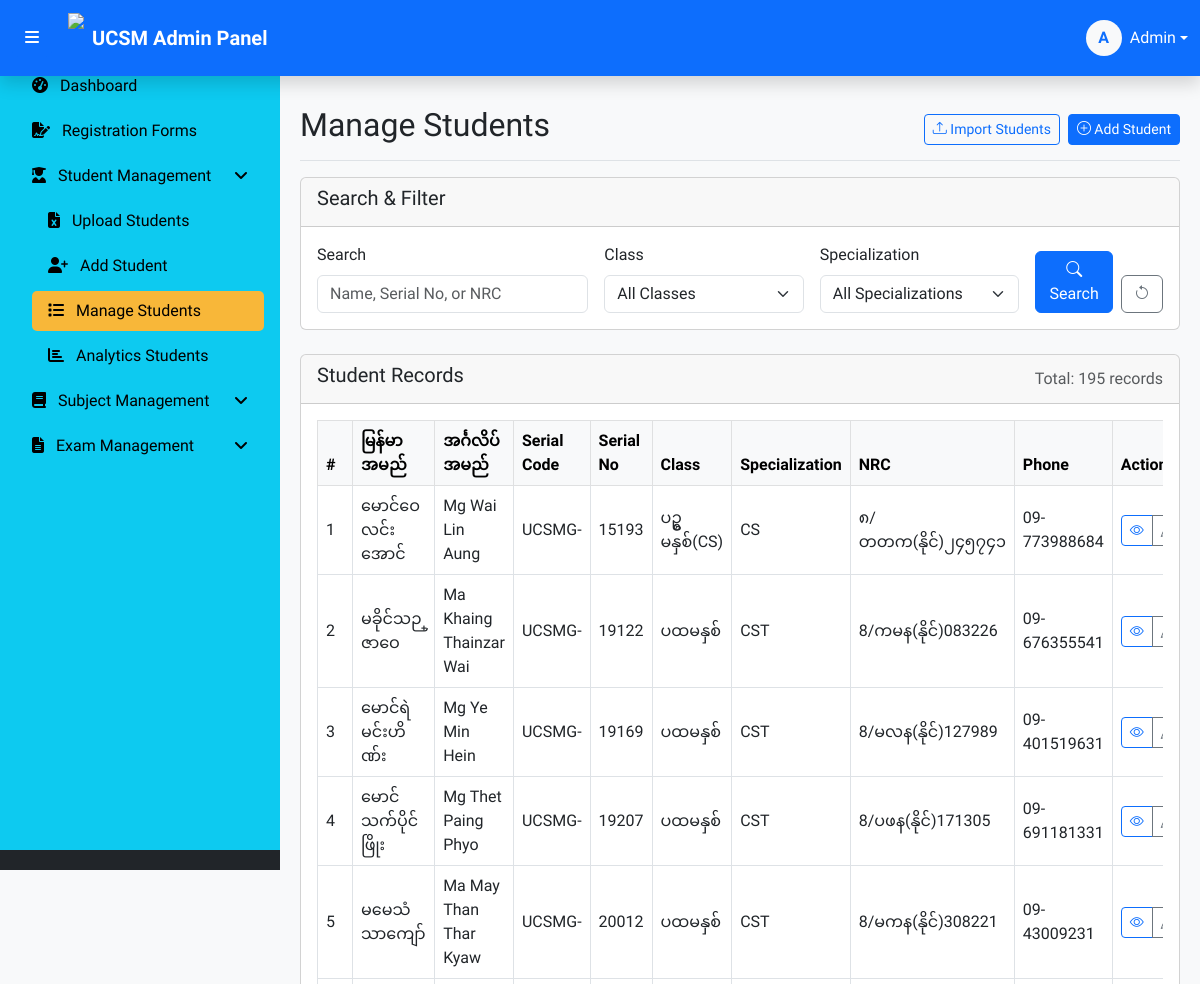
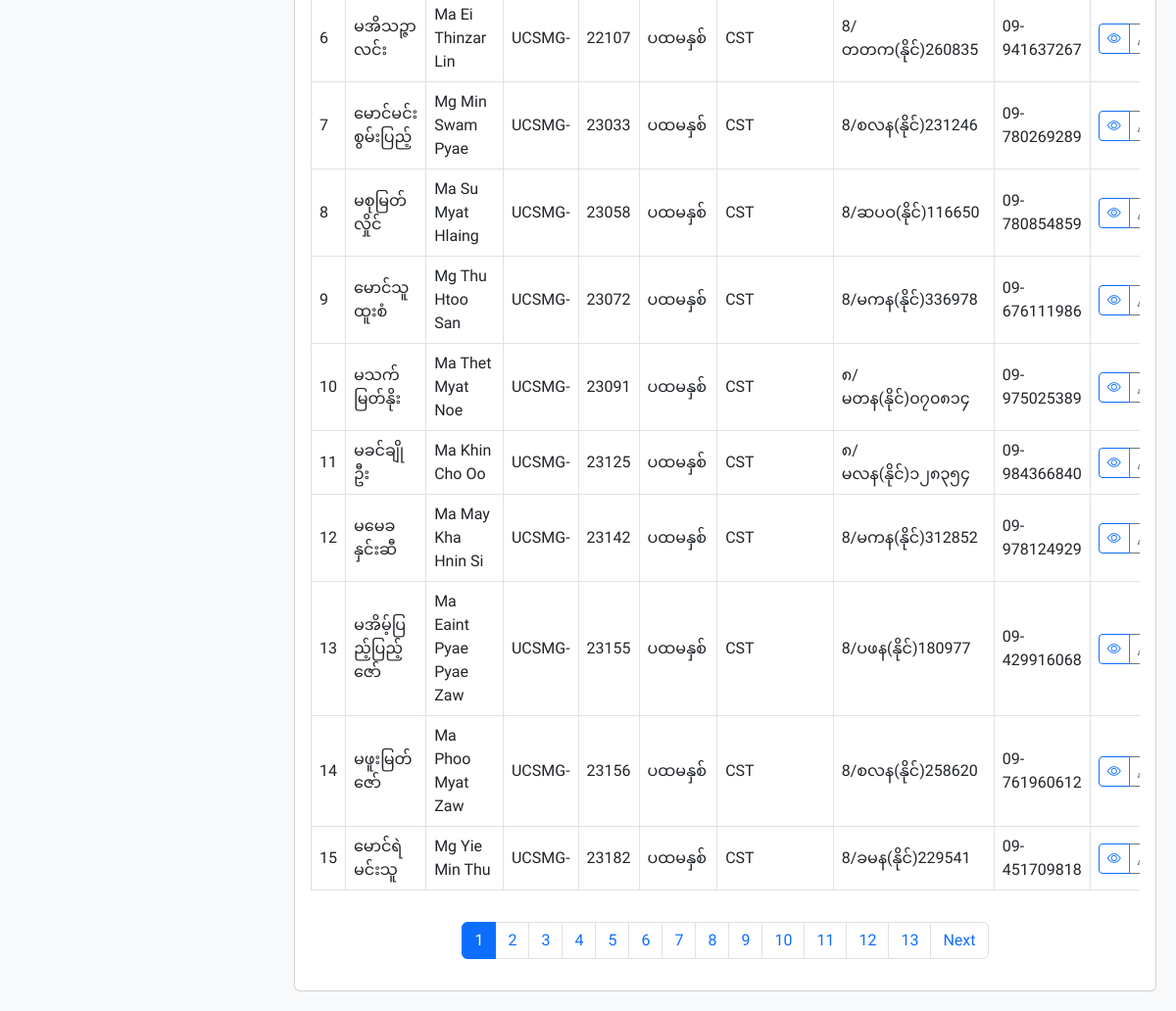
The app's page /manage_students.php (signed in) with its own data (2 pictures, top to bottom).
### tables this page shows
CREATE TABLE `students` (
  `serial_no` int(5) NOT NULL COMMENT 'ခုံအမှတ်',
  `academic_year_start` year(4) NOT NULL,
  `academic_year_end` year(4) DEFAULT NULL,
  `user_id` int(11) DEFAULT NULL,
  `image_path` mediumblob NOT NULL,
  `class` varchar(50) DEFAULT NULL COMMENT 'အတန်း',
  `specialization` varchar(100) DEFAULT NULL COMMENT 'အထူးပြုဘာသာ',
  `serial_code` varchar(6) DEFAULT NULL COMMENT 'အစဉ်လိုက်ကုဒ်',
  `entry_year` varchar(4) DEFAULT NULL COMMENT 'တက္ကသိုလ်ဝင်ရောက်သည့်နှစ်',
  `student_name_mm` varchar(100) DEFAULT NULL COMMENT 'မြန်မာအမည်',
  `student_name_en` varchar(100) DEFAULT NULL COMMENT 'အင်္ဂလိပ်အမည်',
  `gender` varchar(6) DEFAULT NULL COMMENT 'ကျား/မ',
  `dob` date DEFAULT NULL COMMENT 'မွေးသက္ကရာဇ်',
  `birth_place` varchar(255) DEFAULT NULL,
  `entrance_exam_seat_number` varchar(20) DEFAULT NULL COMMENT 'တက္ကသိုလ်ဝင်တန်းအောင်မြင်သည့်ခုံအမှတ်',
  `entrance_exam_year` int(11) DEFAULT NULL COMMENT 'တက္ကသိုလ်ဝင်တန်းအောင်မြင်သည့်ခုနှစ်',
  `entrance_exam_center` varchar(255) DEFAULT NULL COMMENT 'စာစစ်ဌာန',
  `nrc` varchar(20) DEFAULT NULL COMMENT 'နိုင်ငံသားစိစစ်ရေး ကတ်ပြားအမှတ်',
  `citizen_status` varchar(20) DEFAULT NULL COMMENT 'နိုင်ငံသားအဆင့်အတန်း',
  `nationality` varchar(50) DEFAULT NULL COMMENT 'လူမျိုး',
  `religion` varchar(50) DEFAULT NULL COMMENT 'ဘာသာ',
  `address_house_no` varchar(20) DEFAULT NULL COMMENT 'အိမ်အမှတ်',
  `address_street` varchar(50) DEFAULT NULL COMMENT 'လမ်းအမှတ်',
  `address_quarter` varchar(50) DEFAULT NULL COMMENT 'ရပ်ကွက်',
  `address_village` varchar(50) DEFAULT NULL COMMENT 'ကျေးရွာ',
  `address_township` varchar(50) DEFAULT NULL COMMENT 'မြို့နယ်',
  `address_district` varchar(50) DEFAULT NULL COMMENT 'ခရိုင်',
  `address_region` varchar(50) DEFAULT NULL COMMENT 'တိုင်းဒေသကြီး/ပြည်နယ်',
  `address_state` varchar(255) DEFAULT NULL,
  `father_name_mm` varchar(100) DEFAULT NULL COMMENT 'အဖအမည် (မြန်မာ)',
  `father_name_en` varchar(100) DEFAULT NULL COMMENT 'အဖအမည် (အင်္ဂလိပ်)',
  `father_nationality` varchar(50) DEFAULT NULL COMMENT 'ဖခင်၏လူမျိုး',
  `father_religion` varchar(50) DEFAULT NULL COMMENT 'ဖခင်၏ဘာသာ',
  `father_nrc` varchar(20) DEFAULT NULL COMMENT 'ဖခင်၏ နိုင်ငံသားစိစစ်ရေး ကတ်ပြားအမှတ်',
  `father_birth_place` varchar(255) DEFAULT NULL,
  `father_citizen_status` varchar(20) DEFAULT NULL COMMENT 'ဖခင်၏ နိုင်ငံခြားသား/တိုင်းရင်းသား',
  `father_phone` varchar(20) DEFAULT NULL COMMENT 'အဖ၏ဖုန်းနံပါတ်',
  `father_job` varchar(100) DEFAULT NULL COMMENT 'အဖ၏အလုပ်အကိုင်',
  `father_address_house_no` varchar(20) DEFAULT NULL COMMENT 'အဖ၏အိမ်အမှတ်',
  `father_address_street` varchar(50) DEFAULT NULL COMMENT 'အဖ၏လမ်းအမှတ်',
  `father_address_quarter` varchar(50) DEFAULT NULL COMMENT 'အဖ၏ရပ်ကွက်',
  `father_address_village` varchar(50) DEFAULT NULL COMMENT 'အဖ၏ကျေးရွာ',
  `father_address_township` varchar(50) DEFAULT NULL COMMENT 'အဖ၏မြို့နယ်',
  `father_address_region` varchar(50) DEFAULT NULL COMMENT 'အဖ၏တိုင်းဒေသကြီး/ပြည်နယ်',
  `father_address_state` varchar(255) DEFAULT NULL,
  `mother_name_mm` varchar(100) DEFAULT NULL COMMENT 'အမိအမည် (မြန်မာ)',
  `mother_name_en` varchar(100) DEFAULT NULL COMMENT 'အမိအမည် (အင်္ဂလိပ်)',
  `mother_nationality` varchar(50) DEFAULT NULL COMMENT 'မိခင်၏လူမျိုး',
  `mother_religion` varchar(50) DEFAULT NULL COMMENT 'မိခင်၏ဘာသာ',
  `mother_nrc` varchar(20) DEFAULT NULL COMMENT 'မိခင်၏ နိုင်ငံသားစိစစ်ရေး ကတ်ပြားအမှတ်',
  `mother_birth_place` varchar(255) DEFAULT NULL,
  `mother_citizen_status` varchar(20) DEFAULT NULL COMMENT 'မိခင်၏ နိုင်ငံခြားသား/တိုင်းရင်းသား',
  `mother_phone` varchar(20) DEFAULT NULL COMMENT 'အမိ၏ဖုန်းနံပါတ်',
  `mother_job` varchar(100) DEFAULT NULL COMMENT 'အမိ၏အလုပ်အကိုင်',
  `mother_address_house_no` varchar(20) DEFAULT NULL COMMENT 'အမိ၏အိမ်အမှတ်',
  `mother_address_street` varchar(50) DEFAULT NULL COMMENT 'အမိ၏လမ်းအမှတ်',
  `mother_address_quarter` varchar(50) DEFAULT NULL COMMENT 'အမိ၏ရပ်ကွက်',
  `mother_address_village` varchar(50) DEFAULT NULL COMMENT 'အမိ၏ကျေးရွာ',
  `mother_address_township` varchar(50) DEFAULT NULL COMMENT 'အမိ၏မြို့နယ်',
  `mother_address_region` varchar(50) DEFAULT NULL COMMENT 'အမိ၏တိုင်းဒေသကြီး/ပြည်နယ်',
  `mother_address_state` varchar(255) DEFAULT NULL,
  `phone` varchar(12) DEFAULT NULL COMMENT 'ဖုန်းနံပါတ်',
  `supporter_name` varchar(100) DEFAULT NULL COMMENT 'ထောက်ပံ့သူ၏အမည်',
  `supporter_relation` varchar(50) DEFAULT NULL COMMENT 'ဆွေမျိုးတော်စပ်ပုံ',
  `supporter_job` varchar(100) DEFAULT NULL COMMENT 'ထောက်ပံ့သူ၏အလုပ်အကိုင်',
  `supporter_address` varchar(255) DEFAULT NULL COMMENT 'ဆက်သွယ်ရန်လိပ်စာ',
  `supporter_phone` varchar(20) DEFAULT NULL COMMENT 'ဖုန်းနံပါတ်',
  `grant_support` varchar(10) DEFAULT NULL COMMENT 'ပညာသင်ထောက်ပံ့ကြေးပြု/မပြု',
  `signature_status` varchar(20) DEFAULT NULL,
  `remarks` text DEFAULT NULL COMMENT 'မှတ်ချက်',
  `current_home_no` varchar(25) DEFAULT NULL,
  `current_street` varchar(25) DEFAULT NULL,
  `current_quarter` varchar(25) DEFAULT NULL,
  `current_village` varchar(25) DEFAULT NULL,
  `current_township` varchar(25) DEFAULT NULL,
  `current_phone` varchar(25) DEFAULT NULL,
  `current_year` int(11) DEFAULT NULL COMMENT 'Current Year',
  `current_month` int(11) DEFAULT NULL COMMENT 'Current Month',
  `current_day` int(11) DEFAULT NULL COMMENT 'Current Day',
  `created_at` timestamp NOT NULL DEFAULT current_timestamp(),
  `updated_at` timestamp NOT NULL DEFAULT current_timestamp() ON UPDATE current_timestamp()
);

### manage_students.php (the view, shortened to what this page needs)
<?php
require 'includes/db.php';
$currentPage = isset($_GET['page']) ? (int)$_GET['page'] : 1;
$recordsPerPage = 15;
$offset = ($currentPage - 1) * $recordsPerPage;
$searchTerm = isset($_GET['search']) ? trim($_GET['search']) : '';
$classFilter = isset($_GET['class']) ? $_GET['class'] : '';
$specializationFilter = isset($_GET['specialization']) ? $_GET['specialization'] : '';
$query = "SELECT * FROM students WHERE 1=1";
$countQuery = "SELECT COUNT(*) FROM students WHERE 1=1";
$countStmt = $mysqli->prepare($countQuery);
$countStmt->execute();
$countStmt->bind_result($totalRecords);
$totalPages = ceil($totalRecords / $recordsPerPage);
$sortField = isset($_GET['sort']) ? $_GET['sort'] : 'serial_no';
$sortOrder = isset($_GET['order']) && strtoupper($_GET['order']) === 'DESC' ? 'DESC' : 'ASC';
$query .= " ORDER BY $sortField $sortOrder LIMIT ?, ?";
$stmt = $mysqli->prepare($query);
if (!empty($searchTerm)) {
    $searchParam = "%$searchTerm%";
    if (!empty($classFilter) && !empty($specializationFilter)) {
        $stmt->bind_param("ssssssii", $searchParam, $searchParam, $searchParam, $searchParam, $classFilter, $specializationFilter, $offset, $recordsPerPage);
    } elseif (!empty($classFilter)) {
        $stmt->bind_param("sssssii", $searchParam, $searchParam, $searchParam, $searchParam, $classFilter, $offset, $recordsPerPage);
    } elseif (!empty($specializationFilter)) {
        $stmt->bind_param("sssssii", $searchParam, $searchParam, $searchParam, $searchParam, $specializationFilter, $offset, $recordsPerPage);
    } else {
        $stmt->bind_param("ssssii", $searchParam, $searchParam, $searchParam, $searchParam, $offset, $recordsPerPage);
    }
} else {
    $stmt->bind_param("ii", $offset, $recordsPerPage);
}
$stmt->execute();
$result = $stmt->get_result();
$students = $result->fetch_all(MYSQLI_ASSOC);
?>
<!DOCTYPE html>
<html lang="en">
<head>
    <link href="https://cdn.jsdelivr.net/npm/bootstrap@5.3.0/dist/css/bootstrap.min.css" rel="stylesheet">
    <link rel="stylesheet" href="https://cdn.jsdelivr.net/npm/bootstrap-icons@1.10.0/font/bootstrap-icons.css">
</head>
<body>
<?php require 'includes/admin_header.php'; ?>
<?php require 'includes/navbar.php'; ?>
<div id="sidebar" class="bg-dark text-white">
    <?php include 'includes/sidebar.php'; ?>
</div>
<div id="main-content" style="margin-top:70px;">
    <div class="d-flex justify-content-between flex-wrap flex-md-nowrap align-items-center pt-3 pb-2 mb-3 border-bottom">
        <h1 class="h2">Manage Students</h1>
        <div class="btn-toolbar mb-2 mb-md-0">
            <a href="upload_students.php" class="btn btn-sm btn-outline-primary me-2">
                <i class="bi bi-upload"></i> Import Students
            </a>
            <a href="add_student.php" class="btn btn-sm btn-primary">
                <i class="bi bi-plus-circle"></i> Add Student
            </a>
        </div>
    </div>
    <div class="card mb-4">
        <div class="card-header">
            <h5>Search & Filter</h5>
        </div>
        <div class="card-body">
            <form method="GET" class="row g-3">
                <div class="col-md-4">
                    <label for="search" class="form-label">Search</label>
                    <input type="text" class="form-control" id="search" name="search"
                           value="<?= htmlspecialchars($searchTerm) ?>" placeholder="Name, Serial No, or NRC">
                </div>
                <div class="col-md-3">
                    <label for="class" class="form-label">Class</label>
                    <select class="form-select" id="class" name="class">
                        <option value="">All Classes</option>
                    </select>
                </div>
                <div class="col-md-3">
                    <label for="specialization" class="form-label">Specialization</label>
                    <select class="form-select" id="specialization" name="specialization">
                        <option value="">All Specializations</option>
                    </select>
                </div>
                <div class="col-md-2 d-flex align-items-end">
                    <button type="submit" class="btn btn-primary me-2">
                        <i class="bi bi-search"></i> Search
                    </button>
                    <a href="manage_students.php" class="btn btn-outline-secondary">
                        <i class="bi bi-arrow-counterclockwise"></i>
                    </a>
                </div>
            </form>
        </div>
    </div>
    <div class="card">
        <div class="card-header d-flex justify-content-between align-items-center">
            <h5>Student Records</h5>
            <div class="text-muted">
                Total: <?= number_format($totalRecords) ?> records
            </div>
        </div>
        <div class="card-body">
            <?php if (!empty($students)): ?>
                <div class="table-responsive">
                    <table class="table table-bordered table-hover align-middle">
                        <thead class="table-light">
                            <tr>
                                <th>#</th>
                                <th>
                                    <a href="?search=<?= urlencode($searchTerm) ?>&class=<?= urlencode($classFilter) ?>&specialization=<?= urlencode($specializationFilter) ?>&sort=student_name_mm&order=<?= $sortField === 'student_name_mm' && $sortOrder === 'ASC' ? 'DESC' : 'ASC' ?>"
                                       class="sort-link">
                                        မြန်မာအမည်
                                    </a>
                                </th>
                                <th>အင်္ဂလိပ်အမည်</th>
                                <th>
                                    <a href="?search=<?= urlencode($searchTerm) ?>&class=<?= urlencode($classFilter) ?>&specialization=<?= urlencode($specializationFilter) ?>&sort=serial_code&order=<?= $sortField === 'serial_code' && $sortOrder === 'ASC' ? 'DESC' : 'ASC' ?>"
                                       class="sort-link">
                                        Serial Code
                                    </a>
                                </th>
                                <th>Serial No</th>
                                <th>Class</th>
                                <th>Specialization</th>
                                <th>NRC</th>
                                <th>Phone</th>
                                <th>Actions</th>
                            </tr>
                        </thead>
                        <tbody>
                            <?php $count = $offset + 1; foreach ($students as $student): ?>
                                <tr>
                                    <td><?= $count++ ?></td>
                                    <td><?= htmlspecialchars($student['student_name_mm']) ?></td>
                                    <td><?= htmlspecialchars($student['student_name_en']) ?></td>
                                    <td><?= htmlspecialchars($student['serial_code']) ?></td>
                                    <td><?= htmlspecialchars($student['serial_no']) ?></td>
                                    <td><?= htmlspecialchars($student['class']) ?></td>
                                    <td><?= htmlspecialchars($student['specialization']) ?></td>
                                    <td><?= htmlspecialchars($student['nrc']) ?></td>
                                    <td><?= htmlspecialchars($student['phone']) ?></td>
                                    <td>
                                        <div class="btn-group btn-group-sm">
                                            <a href="view_student.php?serial_no=<?= $student['serial_no'] ?>"
                                               class="btn btn-sm btn-outline-primary" title="View">
                                                <i class="bi bi-eye"></i>
                                            </a>
                                            <a href="edit_student.php?serial_no=<?= $student['serial_no'] ?>"
                                               class="btn btn-sm btn-outline-secondary" title="Edit">
                                                <i class="bi bi-pencil"></i>
                                            </a>
                                        </div>
                                    </td>
                                </tr>
                            <?php endforeach; ?>
                        </tbody>
                    </table>
                </div>
                <nav aria-label="Page navigation" class="mt-3">
                    <ul class="pagination justify-content-center">
                        <?php for ($i = 1; $i <= $totalPages; $i++): ?>
                            <li class="page-item <?= $i === $currentPage ? 'active' : '' ?>">
                                <a class="page-link"
                                   href="?page=<?= $i ?>&search=<?= urlencode($searchTerm) ?>&class=<?= urlencode($classFilter) ?>&specialization=<?= urlencode($specializationFilter) ?>&sort=<?= $sortField ?>&order=<?= $sortOrder ?>">
                                    <?= $i ?>
                                </a>
                            </li>
                        <?php endfor; ?>
                        <?php if ($currentPage < $totalPages): ?>
                            <li class="page-item">
                                <a class="page-link"
                                   href="?page=<?= $currentPage + 1 ?>&search=<?= urlencode($searchTerm) ?>&class=<?= urlencode($classFilter) ?>&specialization=<?= urlencode($specializationFilter) ?>&sort=<?= $sortField ?>&order=<?= $sortOrder ?>">
                                    Next
                                </a>
                            </li>
                        <?php endif; ?>
                    </ul>
                </nav>
            <?php else: ?>
                <div class="alert alert-info">No student records found.</div>
            <?php endif; ?>
        </div>
    </div>
</div>
</body>
</html>

### records on screen
students: student_name_mm "မောင်ဝေလင်းအောင်", student_name_en "Mg Wai Lin Aung", serial_code "UCSMG-", serial_no "15193", class "ပဥ္စမနှစ်(CS)", specialization "CS", nrc "၈/တတက(နိုင်)၂၄၅၇၄၁", phone "09-773988684"
students: student_name_mm "မခိုင်သဉ္ဇာဝေ", student_name_en "Ma Khaing Thainzar Wai", serial_code "UCSMG-", serial_no "19122", class "ပထမနှစ်", specialization "CST", nrc "8/ကမန(နိုင်)083226", phone "09-676355541"
students: student_name_mm "မောင်ရဲမင်းဟိဏ်း", student_name_en "Mg Ye Min Hein", serial_code "UCSMG-", serial_no "19169", class "ပထမနှစ်", specialization "CST", nrc "8/မလန(နိုင်)127989", phone "09-401519631"
students: student_name_mm "မောင်သက်ပိုင်ဖြိုး", student_name_en "Mg Thet Paing Phyo", serial_code "UCSMG-", serial_no "19207", class "ပထမနှစ်", specialization "CST", nrc "8/ပဖန(နိုင်)171305", phone "09-691181331"
students: student_name_mm "မမေသံသာကျော်", student_name_en "Ma May Than Thar Kyaw", serial_code "UCSMG-", serial_no "20012", class "ပထမနှစ်", specialization "CST", nrc "8/မကန(နိုင်)308221", phone "09-43009231"
students: student_name_mm "မအိသဉ္ဇာလင်း", student_name_en "Ma Ei Thinzar Lin", serial_code "UCSMG-", serial_no "22107", class "ပထမနှစ်", specialization "CST", nrc "8/တတက(နိုင်)260835", phone "09-941637267"
students: student_name_mm "မောင်မင်းစွမ်းပြည့်", student_name_en "Mg Min Swam Pyae", serial_code "UCSMG-", serial_no "23033", class "ပထမနှစ်", specialization "CST", nrc "8/စလန(နိုင်)231246", phone "09-780269289"
students: student_name_mm "မစုမြတ်လှိုင်", student_name_en "Ma Su Myat Hlaing", serial_code "UCSMG-", serial_no "23058", class "ပထမနှစ်", specialization "CST", nrc "8/ဆပဝ(နိုင်)116650", phone "09-780854859"
students: student_name_mm "မောင်သူထူးစံ", student_name_en "Mg Thu Htoo San", serial_code "UCSMG-", serial_no "23072", class "ပထမနှစ်", specialization "CST", nrc "8/မကန(နိုင်)336978", phone "09-676111986"
students: student_name_mm "မသက်မြတ်နိုး", student_name_en "Ma Thet Myat Noe", serial_code "UCSMG-", serial_no "23091", class "ပထမနှစ်", specialization "CST", nrc "၈/မတန(နိုင်)၀၇၀၈၁၄", phone "09-975025389"
students: student_name_mm "မခင်ချိုဦး", student_name_en "Ma Khin Cho Oo", serial_code "UCSMG-", serial_no "23125", class "ပထမနှစ်", specialization "CST", nrc "၈/မလန(နိုင်)၁၂၈၃၅၄", phone "09-984366840"
students: student_name_mm "မမေခနှင်းဆီ", student_name_en "Ma May Kha Hnin Si", serial_code "UCSMG-", serial_no "23142", class "ပထမနှစ်", specialization "CST", nrc "8/မကန(နိုင်)312852", phone "09-978124929"
students: student_name_mm "မအိမ့်ပြည့်ပြည့်ဇော်", student_name_en "Ma Eaint Pyae Pyae Zaw", serial_code "UCSMG-", serial_no "23155", class "ပထမနှစ်", specialization "CST", nrc "8/ပဖန(နိုင်)180977", phone "09-429916068"
students: student_name_mm "မဖူးမြတ်ဇော်", student_name_en "Ma Phoo Myat Zaw", serial_code "UCSMG-", serial_no "23156", class "ပထမနှစ်", specialization "CST", nrc "8/စလန(နိုင်)258620", phone "09-761960612"
students: student_name_mm "မောင်ရဲမင်းသူ", student_name_en "Mg Yie Min Thu", serial_code "UCSMG-", serial_no "23182", class "ပထမနှစ်", specialization "CST", nrc "8/ခမန(နိုင်)229541", phone "09-451709818"

### other values on screen
substr($admin_name, 0, 1) "A"
$admin_name "Admin"
str_replace('_', ' ', pathinfo($page, PATHINFO_FILENAME)) "Upload Students"
str_replace('_', ' ', pathinfo($page, PATHINFO_FILENAME)) "Add Student"
str_replace('_', ' ', pathinfo($page, PATHINFO_FILENAME)) "Manage Students"
str_replace('_', ' ', pathinfo($page, PATHINFO_FILENAME)) "Analytics Students"
$totalRecords "195"
